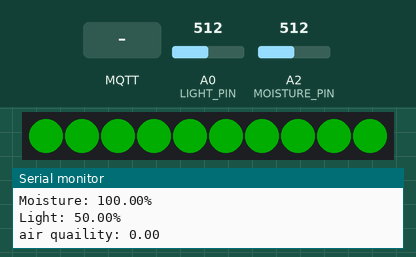
Bench run of a sketch on a simulated Arduino Nano 33 IoT. Shown: 10 RGB LEDs in strip order, left to right, the last lines printed to the serial monitor. The test bench sets the inputs (shaded band); at power-on: A0 (LIGHT_PIN) = 512, A2 (MOISTURE_PIN) = 512. Dim RGB values are drawn brighter than linear; WiFi joins after 1.5 s; servers stay silent unless stated; network time is answered at once with the bench clock; the local clock reads 2024-03-15 10:24:30 at power-on unless the sketch sets it; no MQTT or app messages arrive unless stated; not simulated (calls return 0 or success): secrets.h.

Above: at 3.6 s.
At 5.6 s:
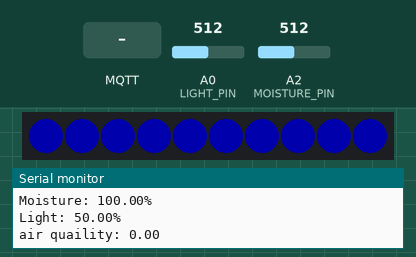
5.7 s: MQTT message "OFF" arrives on the first subscribed topic
At 6.9 s:
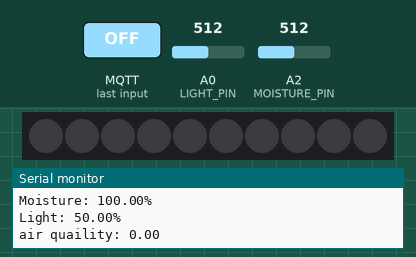
7.2 s: MQTT message "ON" arrives on the first subscribed topic
At 8.1 s:
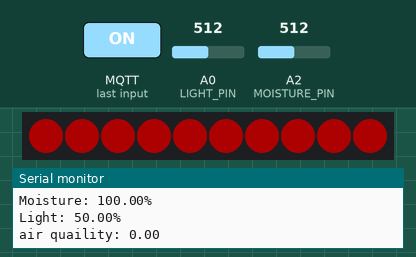
Timing chart, 0 to 10.2 s (numbered marks = the images above; inputs shaded):
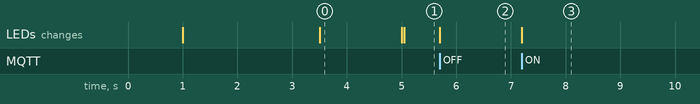

The sketch:

greenhouse.ino
```cpp
/**
 * @file main.cpp
 * @brief Greenhouse Monitor - main entry point.
 *
 * Initializes peripherals, reads sensor data periodically and forwards
 * measurements to InfluxDB. Uses `READ_INTERVAL` and `SEND_INTERVAL`
 * defined in `constants.h` to schedule reads and sends.
 */

#include "constants.h"
#include "leds.h"
#include "sensors.h"
#include "influx_conn.h"
#include "wifi_conn.h"
#include <NTPClient.h>
#include "mqtt.h"


/**
 * @brief Time (milliseconds) of the last sensor read.
 *
 * Updated from `millis()` whenever sensor values are sampled.
 * @type unsigned long
 */
unsigned long lastRead = 0;

/**
 * @brief Time (milliseconds) of the last data send to InfluxDB.
 *
 * Updated from `millis()` whenever buffered values are transmitted.
 * @type unsigned long
 */
unsigned long lastSend = 0;

/**
 * @brief Arduino setup routine.
 *
 * Performs serial initialization, peripheral initialisation and
 * establishes network and database connections. This function runs
 * once at boot.
 *
 * Steps performed:
 * - Initialize Serial at 9600 baud and wait briefly for connection
 * - Initialize LEDs and sensors
 * - Connect to WiFi
 * - Prepare InfluxDB client
 *
 * @see initLeds()
 * @see initSensors()
 * @see connectWifi()
 * @see setupInfluxDb()
 */


void setup() {
  Serial.begin(115200);

  delay(1000);


  initLeds();
  initSensors();
  connectWifi();
  syncTime();


  Serial.println("Setup complete");
}

/**
 * @brief Arduino main loop.
 *
 * This function runs repeatedly. It performs two periodic tasks:
 * 1) Read sensors at intervals defined by `READ_INTERVAL` and update
 *    local state / LEDs.
 * 2) Send data to InfluxDB at intervals defined by `SEND_INTERVAL`.
 *
 * The timing is driven from `millis()` and `lastRead` / `lastSend`.
 */
void loop() {

  checkWifi();

  static unsigned long lastMqttAttempt = 0;

  if (!mqttClient.connected() && millis() - lastMqttAttempt > 5000) {
    lastMqttAttempt = millis();
    connectMqtt();
  }

  mqttClient.loop();


  static SensorData data;

  if (millis() - lastRead >= READ_INTERVAL) {

    Serial.println("ben nu sensors aan het lezen");

    lastRead = millis();

    data = readSensors();
    printSerial(data);
  }


  if (millis() - lastSend >= SEND_INTERVAL) {


    lastSend = millis();
    sendInfluxDB(data.moisture, data.light, data.air_quality);
  }
}
```

constants.h
```cpp
/**
 * @file constants.h
 * @brief Configuration constants for the Greenhouse Monitor project.
 *
 * Defines pin mappings, LED strip settings, sensor thresholds, and timing
 * intervals used throughout the application.
 */

#pragma once

//--------------------------------------------
// PINS
//--------------------------------------------

/** @brief Analog pin for soil moisture sensor. */
#define MOISTURE_PIN          A2
/** @brief Analog pin for light sensor. */
#define LIGHT_PIN               A0
/** @brief Digital pin for DHT temperature/humidity sensor. */
#define DHT_PIN                2
/** @brief Digital pin for NeoPixel LED strip control. */
#define LED_PIN               6

// -------------------------------------------
// LED STRIP
// -------------------------------------------
/** @brief Number of pixels in the NeoPixel LED strip. */
#define NUM_PIXELS              10

//--------------------------------------------
// MOISTURE CALIBRATION
//--------------------------------------------

/** @brief ADC value when soil is completely dry. */
#define MOISTURE_DRY           0
/** @brief ADC value when soil is saturated with water. */
#define MOISTURE_WET           400

//--------------------------------------------
// THRESHOLDS
//--------------------------------------------

/** @brief Moisture percentage below which emergency red blinking occurs. */
#define MOISTURE_CRITICAL      10
/** @brief Moisture percentage threshold for low moisture (red LED). */
#define MOISTURE_LOW           30
/** @brief Moisture percentage threshold for acceptable moisture (orange LED). */
#define MOISTURE_OK            60

//--------------------------------------------
// TIMING
//--------------------------------------------
/** @brief Interval (milliseconds) between sensor readings. */
#define READ_INTERVAL         1000    // 1 seconds
/** @brief Interval (milliseconds) between InfluxDB transmissions. */
#define SEND_INTERVAL         30000   // 1/2 minute
```

influx_conn.cpp
```cpp
#include "influx_conn.h"
#include "secrets.h"
#include "sensors.h"
#include "wifi_conn.h"
#include <WiFiUdp.h>
#include <NTPClient.h>

#include <ArduinoHttpClient.h>
#include <WiFiNINA.h>

WiFiSSLClient wifi;
WiFiUDP ntpUDP;
NTPClient timeClient(ntpUDP, "pool.ntp.org", 3600);

void syncTime() {
  timeClient.begin();
  while (!timeClient.update()) {
    timeClient.forceUpdate();
  }

  Serial.print("NTP time: ");
  Serial.println(timeClient.getEpochTime());

  WiFi.setTime(timeClient.getEpochTime());
}

HttpClient httpClient(
  wifi,
  "eu-central-1-1.aws.cloud2.influxdata.com",
  443);

void sendInfluxDB(float moisture, float lichtwaarde, float air_quality) {

  String body = "greenhouse,device=nano33iot ";
  body += "moisture=" + String(moisture);
  body += ",light=" + String(lichtwaarde);
  body += ",air_quality=" + String(air_quality);

  Serial.println("----- InfluxDB Write -----");
  Serial.print("Body: ");
  Serial.println(body);

  Serial.print("WiFi status: ");
  Serial.println(WiFi.status());

  Serial.print("Epoch time: ");
  Serial.println(WiFi.getTime());

  // HTTP REQUEST
  httpClient.beginRequest();

  httpClient.post(
    "/api/v2/write?org=" + String(SECRET_ORG) + "&bucket=" + String(SECRET_BUCKET) + "&precision=s");

  httpClient.sendHeader("Authorization", "Token " + String(SECRET_TOKEN));
  httpClient.sendHeader("Content-Type", "text/plain");
  httpClient.sendHeader("Content-Length", body.length());

  httpClient.beginBody();
  httpClient.print(body);

  httpClient.endRequest();

  int statusCode = httpClient.responseStatusCode();
  String response = httpClient.responseBody();

  Serial.print("Status code: ");
  Serial.println(statusCode);

  Serial.print("Response: ");
  Serial.println(response);

  if (statusCode == 204) {
    Serial.println("InfluxDB write OK");
  } else {
    Serial.println("InfluxDB write FAILED");
  }
}
```

influx_conn.h
```cpp
#pragma once


void setupInfluxDB();
void sendInfluxDB(float moisture, float lichtwaarde, float air_quality);
void syncTime();
```

leds.cpp
```cpp
/**
 * @file leds.cpp
 * @brief Implementation of NeoPixel LED strip control.
 *
 * Manages a WS2812B addressable LED strip to provide visual feedback
 * for soil moisture levels. Uses red for critical/dry, orange for low,
 * and green for adequate moisture conditions.
 */

#include <Adafruit_NeoPixel.h>
#include "leds.h"
#include "constants.h"

/** @brief Global NeoPixel strip instance (NUM_PIXELS LEDs on LED_PIN). */
Adafruit_NeoPixel strip = Adafruit_NeoPixel(NUM_PIXELS, LED_PIN, NEO_GRB + NEO_KHZ800);

/**
 * @brief Initialize the NeoPixel LED strip.
 *Color
 * Starts the strip, sets brightness to 50%, clears all pixels,
 * and prints initialization status to serial.
 */
void initLeds(){
    Serial.println("im in the leds department  2");
    strip.begin();
    strip.setBrightness(50);
    strip.show();
    Serial.println("LEDs initialized");
}


void turnLightOn() {
    for(int i = 0; i < NUM_PIXELS; i++) {
        strip.setPixelColor(i, strip.Color(255,0,0));
    }
    strip.show();
}

void turnLightOff() {
    for(int i = 0; i < NUM_PIXELS; i++) {
        strip.setPixelColor(i, strip.Color(0,0,0));
    }
    strip.show();
}

void setStatusColor(uint8_t r, uint8_t g, uint8_t b) {
    for(int i = 0; i < NUM_PIXELS; i++) {
        strip.setPixelColor(i, strip.Color(r,g,b));
    }
    strip.show();
}

void setStatusRed() {
    setStatusColor(255,0,0);
}

void setStatusGreen(){
    setStatusColor(0,255,0);
}

void setStatusBlue(){
    setStatusColor(0,0,255);
}

void setStatusOff() {
    setStatusColor(0,0,0);
}
 
```

leds.h
```cpp
#pragma once

void initLeds();
void turnLightOn();
void turnLightOff();
void setStatusRed();
void setStatusGreen();
void setStatusBlue();
void setStatusOff();  
```

mqtt.cpp
```cpp
#include <WiFi.h>
#include "mqtt.h"
#include <PubSubClient.h>
#include "leds.h"

const char* MQTT_SERVER = "test.mosquitto.org";
const int MQTT_PORT = 1883;
const char* MQTT_CLIENT_ID = "greenhouse-nano";

WiFiClient espClient;
PubSubClient mqttClient(espClient);

bool connectMqtt()
{
    setStatusRed();
    mqttClient.setServer(MQTT_SERVER, MQTT_PORT);
    mqttClient.setCallback(mqttCallback);

    Serial.println("Connecting to MQTT...");

    if (mqttClient.connect(MQTT_CLIENT_ID))
    {
        Serial.println("MQTT connected");
        mqttClient.subscribe("greenhouse/light/set");
        setStatusBlue();
        return true;
    }
    else
    {
        Serial.print("MQTT failed: ");
        Serial.println(mqttClient.state());
        return false;
    }
}
void mqttCallback(char* topic, byte* payload, unsigned int length)
{
    Serial.print("Topic: ");
    Serial.println(topic);

    String message;

    for(unsigned int i = 0; i < length; i++) {
        message += (char) payload[i];
    }

    Serial.print("Message: ");
    Serial.println(message);

    if (message == "ON"){
        turnLightOn();
        Serial.println("Light on");
    } else if (message == "OFF") {
        turnLightOff();
        Serial.println("Light off");
    }
}
```

mqtt.h
```cpp
#pragma once

#include <PubSubClient.h>

extern PubSubClient mqttClient;

bool connectMqtt();
void mqttCallback(char* topic, byte* payload, unsigned int length);
```

sensors.cpp
```cpp
#include <Arduino.h>

#include "constants.h"
#include "sensors.h"
//#include "Air_Quality_Sensor.h"

//AirQualitySensor sensor(A6);


void initSensors() {
   Serial.println("Sensors initialized");
};

SensorData readSensors(){
    SensorData data;

    //Moisture sensor
    int raw1 = analogRead(MOISTURE_PIN);

    data.moisture = constrain(map(raw1,MOISTURE_DRY, MOISTURE_WET,0,100),0,100);


    // light sensor

    int raw2 = analogRead(LIGHT_PIN);
    int percentage = map(raw2, 0, 1023, 0, 100);
    data.light = percentage ;

    //int raw3 = sensor.slope();

    //data.air_quality = sensor.getValue();


    return data ;

}

void printSerial(SensorData data){
    Serial.println("---- Sensor Data -- --");
    Serial.print("Moisture: ");
    Serial.print(data.moisture);
    Serial.println("%");

     Serial.print("Light: ");
    Serial.print(data.light);
    Serial.println("%");


     Serial.print("air quaility: ");
    Serial.print(data.air_quality);
    Serial.println("");


}
```

sensors.h
```cpp
#pragma once

struct SensorData {
    float moisture;
    float light;
    float air_quality;
};

SensorData readSensors();
void printSerial(SensorData data);
void initSensors();
```

wifi_conn.cpp
```cpp
#include "Arduino.h"

#include "wifi_conn.h"
#include "secrets.h"
#include "WiFiNINA.h"
#include "leds.h"


void connectWifi() {

  setStatusRed();
  if (WiFi.status() == WL_NO_MODULE) {
    Serial.println("Communication with wifi module failed");
  }

  while(WiFi.status() != WL_CONNECTED) {
    Serial.print("Attempt to connect to: ");
    Serial.println(SECRET_SSID);
    Serial.println(".");
    WiFi.begin(SECRET_SSID,  SECRET_PASS);
    delay(1000);
  }

  Serial.println("Wifi connected");
  Serial.print("IP address: ");
  Serial.println(WiFi.localIP());
  setStatusGreen();
}


void checkWifi() {
  if (WiFi.status()  != WL_CONNECTED) {
    Serial.println("Wifi lost! Reconnecting");
    connectWifi();
  }
}
```

wifi_conn.h
```cpp
#pragma once

void connectWifi();
void checkWifi(); 
```

Measured:
- after the input at 5.7 s, the LEDs: change at once (image 2)
- after the input at 7.2 s, the LEDs: change at once (image 3)
- what the display in image 0 shows lasts 1.5 s, from 3.5 s to 5.0 s
